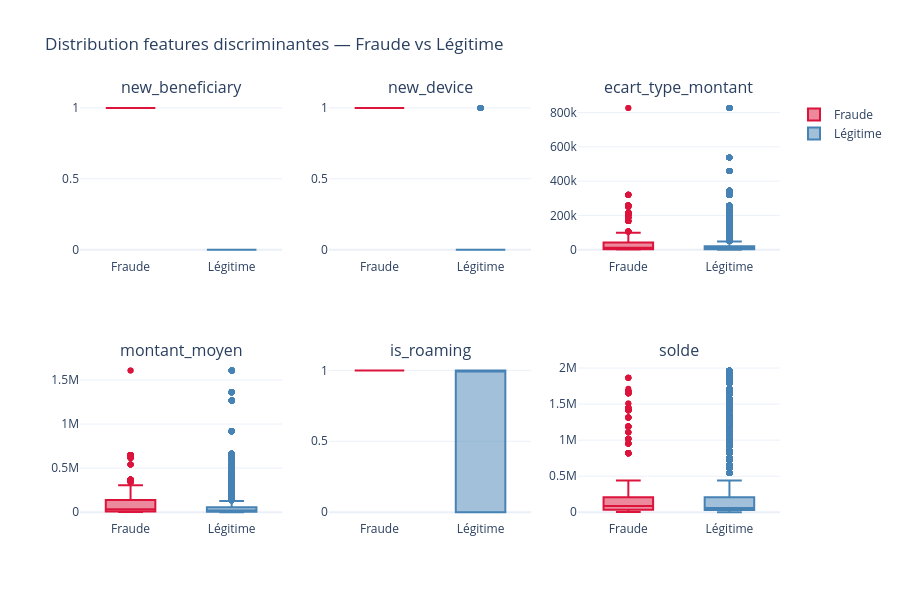

Write notebook code for a chart like this one.
### Code cell
# Boxplots comparatifs pour les features clés
top_features = df_mean.head(6).index.tolist()
fig = make_subplots(rows=2, cols=3, subplot_titles=top_features)
for i, feat in enumerate(top_features):
    row, col = divmod(i, 3)
    for label, color in [('Fraude', 'crimson'), ('Légitime', 'steelblue')]:
        vals = df_all[df_all['label'] == label][feat]
        fig.add_trace(
            go.Box(y=vals, name=label, marker_color=color, showlegend=(i==0)),
            row=row+1, col=col+1
        )
fig.update_layout(height=600, title_text='Distribution features discriminantes — Fraude vs Légitime')
fig.show()

### Figure 1 — Plotly figure (JSON) as saved in the notebook; plotly's stock layout.template omitted (floating-point values rounded to 4 significant figures; data arrays with more than 128 entries replaced by an {"elided": "..."} marker saying what was removed)
{"data": [{"marker": {"color": "crimson"}, "name": "Fraude", "showlegend": true, "type": "box", "xaxis": "x", "y": {"elided": "749 float values"}, "yaxis": "y"}, {"marker": {"color": "steelblue"}, "name": "Légitime", "showlegend": true, "type": "box", "xaxis": "x", "y": {"elided": "22565 float values"}, "yaxis": "y"}, {"marker": {"color": "crimson"}, "name": "Fraude", "showlegend": false, "type": "box", "xaxis": "x2", "y": {"elided": "749 float values"}, "yaxis": "y2"}, {"marker": {"color": "steelblue"}, "name": "Légitime", "showlegend": false, "type": "box", "xaxis": "x2", "y": {"elided": "22565 float values"}, "yaxis": "y2"}, {"marker": {"color": "crimson"}, "name": "Fraude", "showlegend": false, "type": "box", "xaxis": "x3", "y": {"elided": "749 float values"}, "yaxis": "y3"}, {"marker": {"color": "steelblue"}, "name": "Légitime", "showlegend": false, "type": "box", "xaxis": "x3", "y": {"elided": "22565 float values"}, "yaxis": "y3"}, {"marker": {"color": "crimson"}, "name": "Fraude", "showlegend": false, "type": "box", "xaxis": "x4", "y": {"elided": "749 float values"}, "yaxis": "y4"}, {"marker": {"color": "steelblue"}, "name": "Légitime", "showlegend": false, "type": "box", "xaxis": "x4", "y": {"elided": "22565 float values"}, "yaxis": "y4"}, {"marker": {"color": "crimson"}, "name": "Fraude", "showlegend": false, "type": "box", "xaxis": "x5", "y": {"elided": "749 float values"}, "yaxis": "y5"}, {"marker": {"color": "steelblue"}, "name": "Légitime", "showlegend": false, "type": "box", "xaxis": "x5", "y": {"elided": "22565 float values"}, "yaxis": "y5"}, {"marker": {"color": "crimson"}, "name": "Fraude", "showlegend": false, "type": "box", "xaxis": "x6", "y": {"elided": "749 float values"}, "yaxis": "y6"}, {"marker": {"color": "steelblue"}, "name": "Légitime", "showlegend": false, "type": "box", "xaxis": "x6", "y": {"elided": "22565 float values"}, "yaxis": "y6"}], "layout": {"annotations": [{"font": {"size": 16}, "showarrow": false, "text": "new_beneficiary", "x": 0.1444, "xanchor": "center", "xref": "paper", "y": 1, "yanchor": "bottom", "yref": "paper"}, {"font": {"size": 16}, "showarrow": false, "text": "new_device", "x": 0.5, "xanchor": "center", "xref": "paper", "y": 1, "yanchor": "bottom", "yref": "paper"}, {"font": {"size": 16}, "showarrow": false, "text": "ecart_type_montant", "x": 0.8556, "xanchor": "center", "xref": "paper", "y": 1, "yanchor": "bottom", "yref": "paper"}, {"font": {"size": 16}, "showarrow": false, "text": "montant_moyen", "x": 0.1444, "xanchor": "center", "xref": "paper", "y": 0.375, "yanchor": "bottom", "yref": "paper"}, {"font": {"size": 16}, "showarrow": false, "text": "is_roaming", "x": 0.5, "xanchor": "center", "xref": "paper", "y": 0.375, "yanchor": "bottom", "yref": "paper"}, {"font": {"size": 16}, "showarrow": false, "text": "solde", "x": 0.8556, "xanchor": "center", "xref": "paper", "y": 0.375, "yanchor": "bottom", "yref": "paper"}], "height": 600, "title": {"text": "Distribution features discriminantes — Fraude vs Légitime"}, "xaxis": {"anchor": "y", "domain": [0, 0.2889]}, "xaxis2": {"anchor": "y2", "domain": [0.3556, 0.6444]}, "xaxis3": {"anchor": "y3", "domain": [0.7111, 1]}, "xaxis4": {"anchor": "y4", "domain": [0, 0.2889]}, "xaxis5": {"anchor": "y5", "domain": [0.3556, 0.6444]}, "xaxis6": {"anchor": "y6", "domain": [0.7111, 1]}, "yaxis": {"anchor": "x", "domain": [0.625, 1]}, "yaxis2": {"anchor": "x2", "domain": [0.625, 1]}, "yaxis3": {"anchor": "x3", "domain": [0.625, 1]}, "yaxis4": {"anchor": "x4", "domain": [0, 0.375]}, "yaxis5": {"anchor": "x5", "domain": [0, 0.375]}, "yaxis6": {"anchor": "x6", "domain": [0, 0.375]}}}
